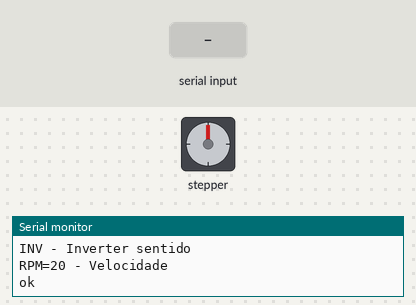
The sketch below on a simulated Arduino Uno, built with avr-gcc and run on an emulated ATmega328P. Shown: stepper motor, the last lines printed to the serial monitor. The inputs (shaded band) are chosen by the test bench. Stepper angles assume 200 steps per turn.

Above: at 1.2 s.
1.3 s: "N,45\n" received over Serial
At 1.45 s:
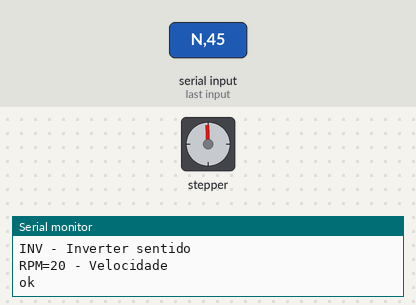
At 3.4 s:
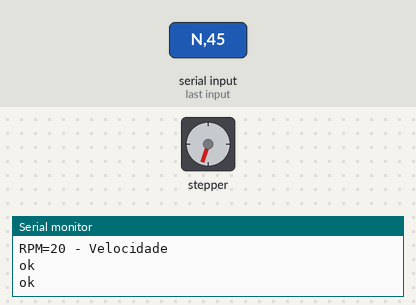
4.3 s: "CAL=\n" received over Serial
5.8 s: "RPM=\n" received over Serial
7.3 s: "90,45,200\n" received over Serial
8.8 s: "N90\n" received over Serial
10.3 s: "F\n" received over Serial
Timing chart, 0 to 12.8 s (numbered marks = the images above; inputs shaded):
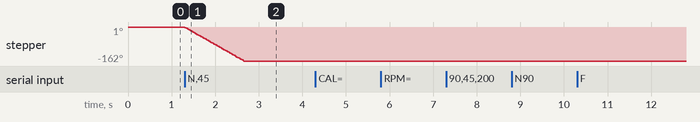

Measured:
- after the input at 1.3 s, stepper: turns 162° counter-clockwise in 1.3 s, starting at once

The sketch:

MMU_Vyper_v13.ino
```cpp
#include <AFMotor.h>
#include <math.h>

AF_Stepper motor1(200, 1);
AF_Stepper motor2(200, 2);

int selecionado = 1;
int rpm = 20;

// Valores provisórios, calibrar individualmente.
float passosMM[2] = {6.0, 6.0};
bool invertido[2] = {true, true};

void mover(long passos) {
  int i = selecionado - 1;

  bool frente = passos > 0;

  if (invertido[i]) {
    frente = !frente;
  }

  uint8_t dir = frente ? FORWARD : BACKWARD;

  long restante = labs(passos);

  AF_Stepper &motor =
    selecionado == 1 ? motor1 : motor2;

  while (restante > 0) {
    int bloco = min(restante, 20L);
    motor.step(bloco, dir, DOUBLE);
    restante -= bloco;
  }

  motor.release();

  Serial.println("ok");
}

void setup() {
  Serial.begin(9600);
  Serial.setTimeout(200);

  motor1.setSpeed(rpm);
  motor2.setSpeed(rpm);

  Serial.println("MMU DUAL BOWDEN");
  Serial.println("T1 / T2 - Selecionar");
  Serial.println("N1 - Uma volta");
  Serial.println("F10 / R10 - Milimetros");
  Serial.println("CAL=6.0 - Passos/mm");
  Serial.println("INV - Inverter sentido");
  Serial.println("RPM=20 - Velocidade");
  Serial.println("ok");
}

void loop() {
  if (!Serial.available()) return;

  String cmd = Serial.readStringUntil('\n');
  cmd.trim();
  cmd.toUpperCase();
  cmd.replace(',', '.');

  if (cmd.length() == 0) return;

  if (cmd == "T1" || cmd == "T2") {
    selecionado = cmd.substring(1).toInt();
    Serial.println("ok");
  }

  else if (cmd == "PING") {
    Serial.println("ok");
  }

  else if (cmd == "INV") {
    invertido[selecionado - 1] =
      !invertido[selecionado - 1];

    Serial.println("ok");
  }

  else if (cmd.startsWith("CAL=")) {
    float v = cmd.substring(4).toFloat();

    if (v <= 0 || v > 500) {
      Serial.println("error: CAL");
      return;
    }

    passosMM[selecionado - 1] = v;
    Serial.println("ok");
  }

  else if (cmd.startsWith("RPM=")) {
    int v = cmd.substring(4).toInt();

    if (v < 1 || v > 60) {
      Serial.println("error: RPM");
      return;
    }

    rpm = v;

    motor1.setSpeed(rpm);
    motor2.setSpeed(rpm);

    Serial.println("ok");
  }

  else if (cmd.startsWith("N")) {
    float voltas = cmd.substring(1).toFloat();

    if (fabs(voltas) > 20) {
      Serial.println("error: LIMIT");
      return;
    }

    mover(lround(voltas * 200.0));
  }

  else if (cmd.startsWith("F") ||
           cmd.startsWith("R")) {

    float mm = cmd.substring(1).toFloat();

    if (mm <= 0 || mm > 300) {
      Serial.println("error: DISTANCE");
      return;
    }

    long passos = lround(
      mm * passosMM[selecionado - 1]
    );

    if (cmd.startsWith("R")) {
      passos = -passos;
    }

    mover(passos);
  }

  else if (cmd == "S") {
    Serial.print("Motor: ");
    Serial.println(selecionado);

    Serial.print("T1 passos/mm: ");
    Serial.println(passosMM[0], 4);

    Serial.print("T2 passos/mm: ");
    Serial.println(passosMM[1], 4);

    Serial.print("RPM: ");
    Serial.println(rpm);

    Serial.println("ok");
  }

  else {
    Serial.println("error: UNKNOWN");
  }
}
```
